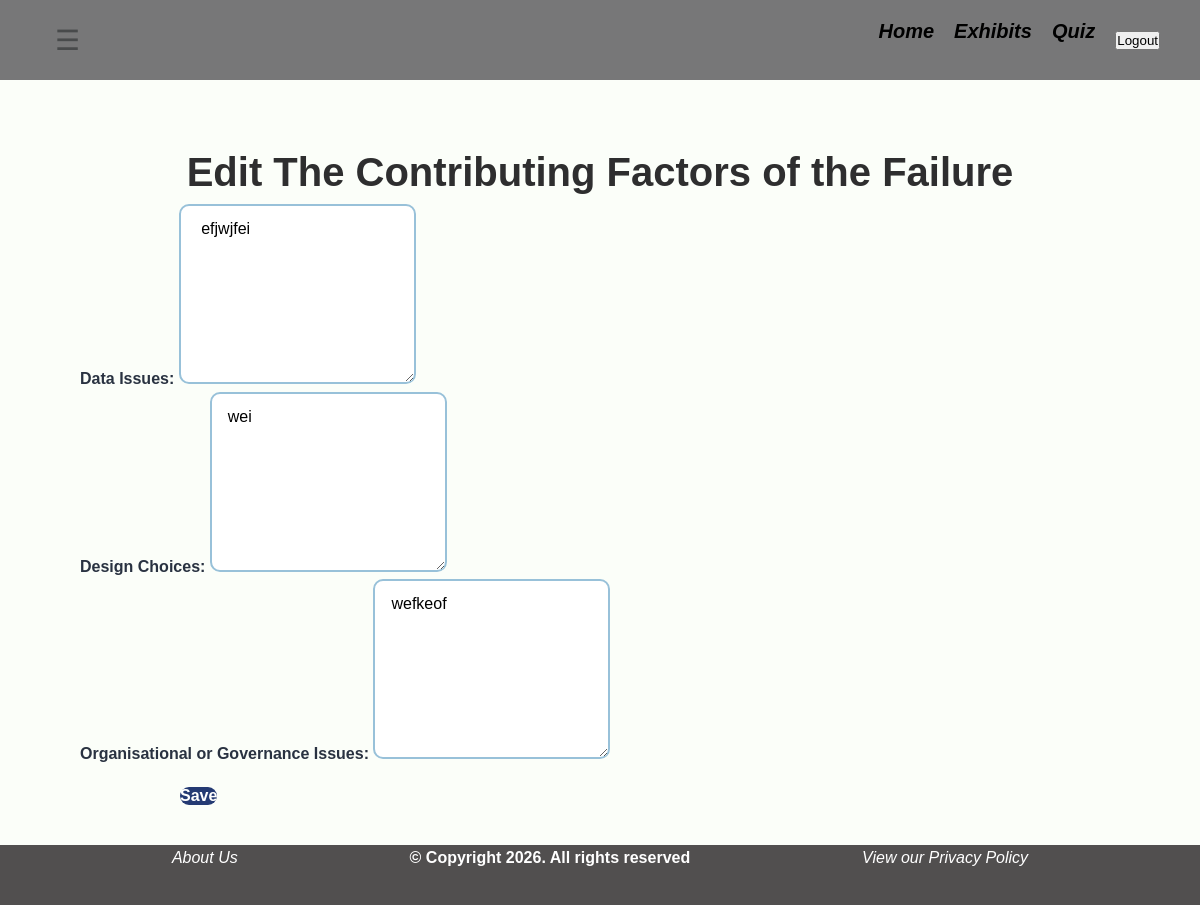
The page /factors/1/ (signed in) on the database as committed earlier.
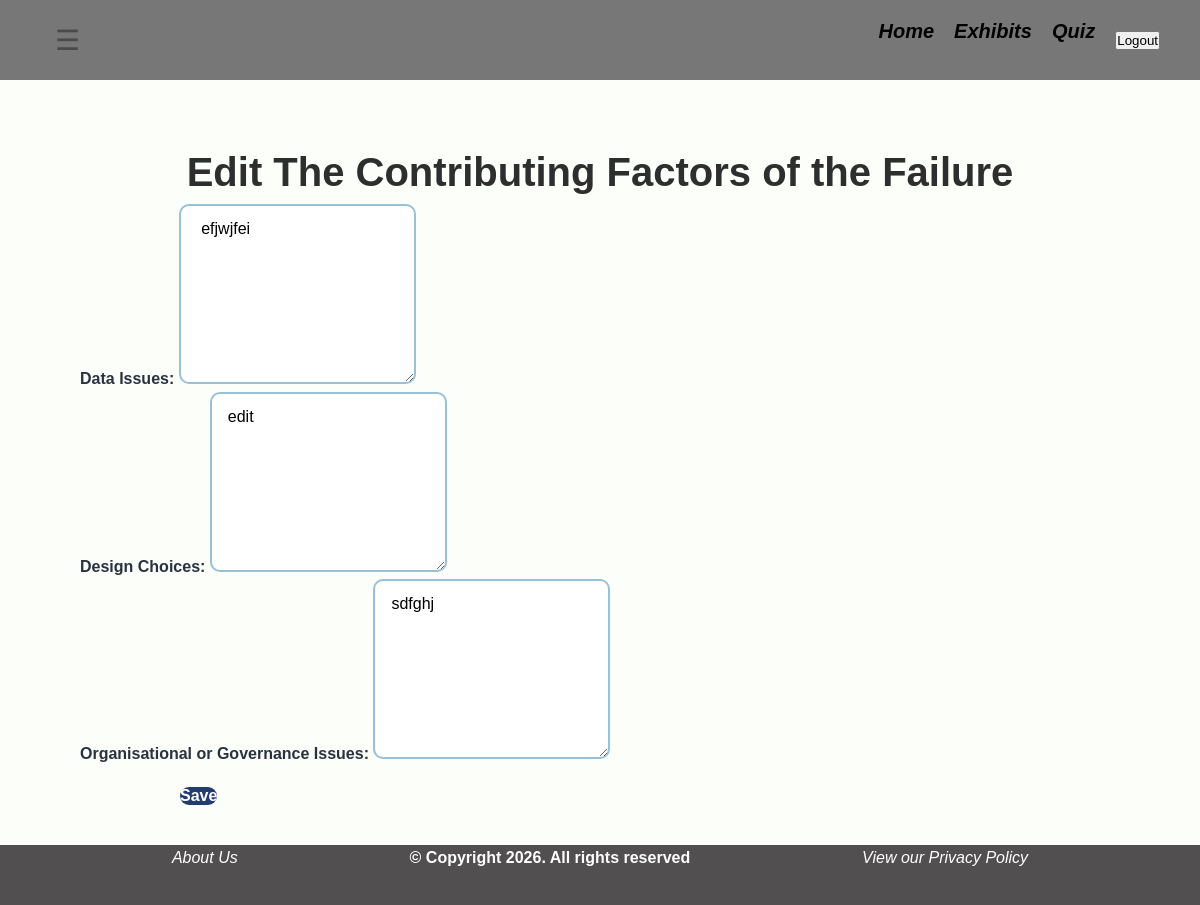
The same page on the database as committed later.
### museumApp/models.py (models this page shows)
class ContributingFactors(models.Model):
    contributingFactorId = models.AutoField(db_column='contributingFactorId', primary_key=True, blank=True, null=False)
    exhibitId = models.OneToOneField(Exhibit, on_delete=models.CASCADE,db_column='exhibitId', null=True, blank= True)
    dataIssues = models.TextField(db_column='dataIssues', blank=True, null=False)
    designChoices = models.TextField(db_column='designChoices', blank=True, null=False)
    organisationalOrGovernanceIssues = models.TextField(db_column='organisationalOrGovernanceIssues', blank=True, null=False)
    class Meta:
        managed = True
        db_table = 'contributing_factors'

### museumApp/decorators.py (the view)
    def wrapper(request, *args, **kwargs):
        if request.user.groups.filter(name='Curator').exists():
            return view_func(request, *args, **kwargs)
        return HttpResponseForbidden("You are not authorized to access this page.")

### museumApp/views_frontend.py (called while the page is built)
@login_required
@curator_required
def edit_factors(request, exhibitId):
        exhibit = get_object_or_404(Exhibit, exhibitId=exhibitId)
        contributing_factors = ContributingFactors.objects.filter(exhibitId=exhibit).first()
        return render(request, 'pages/curator/edit_factors.html',
                       {"exhibit": exhibit,
                        "contributing_factors":contributing_factors})

### museumApp/templates/pages/curator/edit_factors.html (shortened to what this page needs)
{% extends "base.html" %}
{% load static %}
{%block content %}
<h1> Edit The Contributing Factors of the Failure </h1>
<form id="edit-factors-form" class="input-form">
    <div class="input-form">
        <label for="dataIssues">Data Issues:</label>
        <textarea id="dataIssues" placeholder="dataIssues"> {{ contributing_factors.dataIssues }}</textarea>
    </div>
    <div class="input-form">
        <label for="designChoices">Design Choices:</label>
        <textarea id="designChoices" placeholder="designChoices">{{ contributing_factors.designChoices }}</textarea>
    </div>
    <div class="input-form">
        <label for="organisationalOrGovernanceIssues">Organisational or Governance Issues:</label>
        <textarea id="organisationalOrGovernanceIssues" placeholder="organisationalOrGovernanceIssues">{{ contributing_factors.organisationalOrGovernanceIssues }}</textarea>
    </div>
    <div class="input-form">
        <button class="submit" type="submit">Save</button>
    </div>
</form>
{% endblock %}

### museumApp/templates/base.html (shortened to what this page needs)
{% load static %}
<!DOCTYPE html>
<html lang="en">
<head>
    <link rel="stylesheet" href="{% static 'styles.css' %}">
</head>
<body>
      <div>
      <div class="top-bar">
        <button class="menu" onclick="s_open()">&#9776;</button>
        <a href="{% url 'home' %}">Home</a>
        <a href="{% url 'exhibits' %}">Exhibits</a>
        <a href="{% url 'quiz' %}">Quiz</a>
        {% if user.is_authenticated %}
            <form method="POST" action="{% url 'logout' %}" style="display:inline;">
              <button type="submit" class="logout-btn">Logout</button>
        {% else %}
          <a href="{% url 'login' %}">Login</a>
          <a href="{% url 'register' %}">Register</a>
        {% endif %}
      </div>
    {% block content %}
    {% endblock %}
    <div class="footer">
        <a href="{% url 'about' %}">About Us</a>
        <p>© Copyright 2026. All rights reserved</p>
        <a href="{% url 'privacy_policy' %}">View our Privacy Policy</a>
    </div>
</body>
</html>

### museumApp/static/styles.css (style rules this page uses)
* { padding: 0; margin: 0; box-sizing: border-box; font-family: 'Poppins', sans-serif; }
body { margin-top: 60px; background-color: #FBFEF9; color: #251605; line-height: 1.6; padding: 80px; }
p { font-size: 16px; color: #251605; text-align: center; }
.top-bar { background-color: #777778; position: fixed; top: 0; left: 0; width: 100%; height: 60px; display: flex; align-items: center; justify-content: flex-end; padding: 40px 40px; z-index: 999; gap: 20px; }
.top-bar a { display: flex; text-align: right; color: black; font-weight: bold; height: 100%; font-size: 20px; }
.menu { font-size: 28px; padding: 10px 15px; color: #484a4b; cursor: pointer; border: none; background: none; margin-right: auto; }
.footer { position: fixed; left: 0; bottom: 0; width: 100%; background-color: rgb(81, 79, 79); align-items: flex; display: flex; justify-content: space-evenly; font-size: 16px; height: 60px; }
.footer p { color: #ffffff; font-size: 16px; font-weight: bold; }
.footer a { color: #ffffff; font-size: 16px; text-align: center; }
div a { margin-top: 30 px; text-align: center; text-decoration: none; display: block; color: #ffffff; font-style: italic; margin-bottom: 50px ; }
h1 { font-size: clamp(20px, 5vw, 40px); color: #2e2e2f; font-style: bold; text-align: center; }
.input-form label { font-weight: bold; font-size: 16px; color: #293241; }
.input-form input, .input-form textarea { padding: 14px 16px; font-size: 16px; border-radius: 10px; border: 2px solid #98c1d9; outline: none; transition: border-color 0.2s, box-shadow 0.2s; }
.input-form textarea { min-height: 180px; resize: vertical; }
.submit { margin: 20px 100px 20px 100px; ; border-radius: 12px; border: none; background-color: #243a73; color: white; font-size: 16px; font-weight: bold; cursor: pointer; }

Rows that differ between the two databases and show on the page:
changed ContributingFactors "efjwjfei": designChoices "wei" → "edit"; organisationalOrGovernanceIssues "wefkeof" → "sdfghj"
